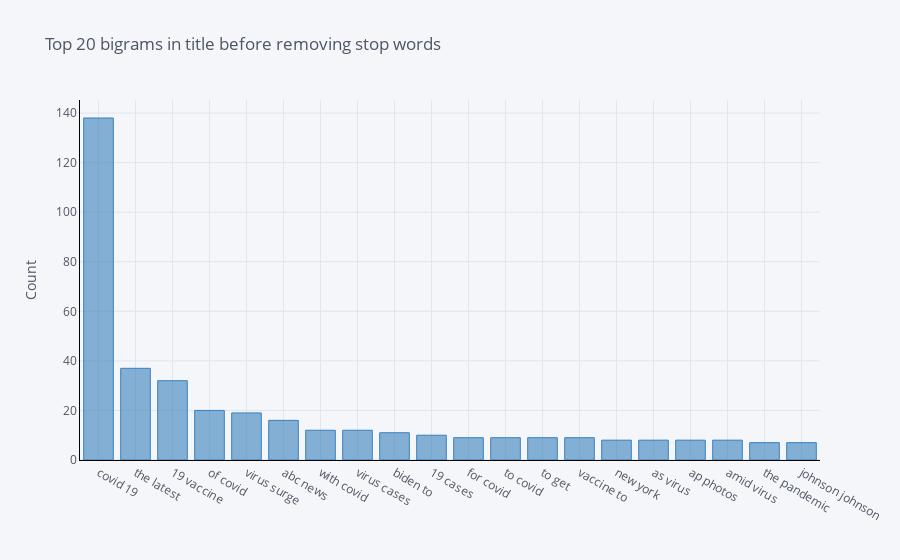

Write notebook code for a chart like this one.
### Code cell
def get_top_n_bigram(corpus, n=None):
    vec = CountVectorizer(ngram_range=(2, 2)).fit(corpus)
    bag_of_words = vec.transform(corpus)
    sum_words = bag_of_words.sum(axis=0) 
    words_freq = [(word, sum_words[0, idx]) for word, idx in vec.vocabulary_.items()]
    words_freq =sorted(words_freq, key = lambda x: x[1], reverse=True)
    return words_freq[:n]
common_words = get_top_n_bigram(df['title'], 20)
df3 = pd.DataFrame(common_words, columns = ['title' , 'count'])
df3.groupby('title').sum()['count'].sort_values(ascending=False).iplot(
    kind='bar', yTitle='Count', linecolor='black', title='Top 20 bigrams in title before removing stop words',
    color='blue')

### Figure 1 — Plotly figure (JSON) as saved in the notebook; plotly's stock layout.template omitted (floating-point values rounded to 4 significant figures)
{"data": [{"marker": {"color": "rgba(55, 128, 191, 0.6)", "line": {"color": "rgba(55, 128, 191, 1.0)", "width": 1}}, "name": "count", "orientation": "v", "text": "", "type": "bar", "x": ["covid 19", "the latest", "19 vaccine", "of covid", "virus surge", "abc news", "with covid", "virus cases", "biden to", "19 cases", "for covid", "to covid", "to get", "vaccine to", "new york", "as virus", "ap photos", "amid virus", "the pandemic", "johnson johnson"], "y": [138, 37, 32, 20, 19, 16, 12, 12, 11, 10, 9, 9, 9, 9, 8, 8, 8, 8, 7, 7]}], "layout": {"legend": {"bgcolor": "#F5F6F9", "font": {"color": "#4D5663"}}, "paper_bgcolor": "#F5F6F9", "plot_bgcolor": "#F5F6F9", "title": {"font": {"color": "#4D5663"}, "text": "Top 20 bigrams in title before removing stop words"}, "xaxis": {"gridcolor": "#E1E5ED", "linecolor": "black", "showgrid": true, "tickfont": {"color": "#4D5663"}, "title": {"font": {"color": "#4D5663"}, "text": ""}, "zerolinecolor": "#E1E5ED"}, "yaxis": {"gridcolor": "#E1E5ED", "linecolor": "black", "showgrid": true, "tickfont": {"color": "#4D5663"}, "title": {"font": {"color": "#4D5663"}, "text": "Count"}, "zerolinecolor": "#E1E5ED"}}}
